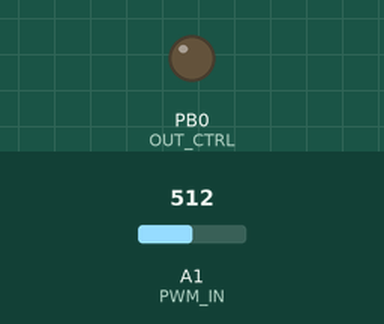
Recording of a sketch running on a simulated ATtiny85, built with avr-gcc and run on an emulated ATtiny85. Shown: output pins drawn as LEDs (lit = HIGH). The inputs (shaded band) are chosen by the test bench; at power-on: A1 (PWM_IN) = 512. Sleep ends after the set time or at an interrupt.

Above: at 1.2 s.
1.3 s: A1 (PWM_IN) set to 502
At 2.6 s:
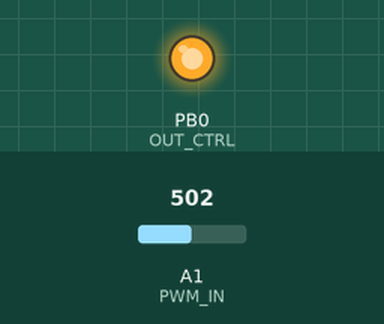
3.0 s: A1 (PWM_IN) set to 534
4.5 s: A1 (PWM_IN) set to 560
At 5.7 s:
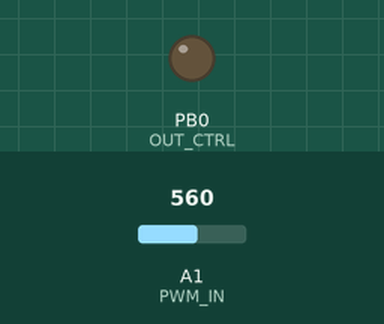
6.0 s: A1 (PWM_IN) set to 511
At 7.6 s:
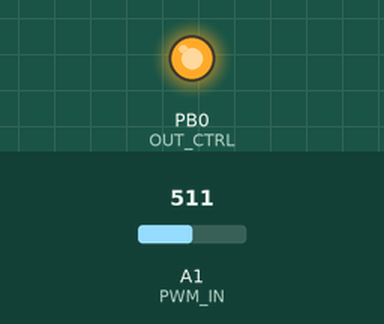
Timing chart, 0 to 8.6 s (numbered marks = the images above; inputs shaded):
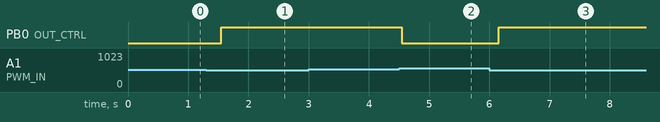

Measured:
- the behaviour switches between 512 and 511 on A1 (PWM_IN) (found by bisection; images 0 and 1)
- the behaviour switches between 551 and 552 on A1 (PWM_IN) (found by bisection; images 1 and 2)
- after the input at 1.3 s, PB0 (OUT_CTRL): LOW → HIGH after 0.25 s
- after the input at 3.0 s, every drawn part: stays the same
- after the input at 4.5 s, PB0 (OUT_CTRL): HIGH → LOW at once
- after the input at 6.0 s, PB0 (OUT_CTRL): LOW → HIGH after 0.15 s

The sketch:

PWM_V1_6_3.ino
```cpp
/*
 * ═══════════════════════════════════════════════════════════════
 * CIRCUIT PWM µC V1.6.3 - ATtiny85
 * ═══════════════════════════════════════════════════════════════
 *
 * Changements vs 1.6.2:
 *   - SYMÉTRIE: Hystérésis haute 260mV → 520mV (±520mV cohérent)
 *   - SEUIL_HAUT_LIMITE: 531 → 511 (SEUIL_HAUT - HYSTERESIS)
 *   - Fenêtre ON: 239-531 → 239-511 (3,10V-6,61V vs 3,10V-6,88V)
 *   - Robustesse bruit haute fréquence améliorée (marge x2,6)
 *   - Documentation mise à jour (fenêtre correcte partout)
 *
 * Historique:
 *   V1.6.3: Hystérésis symétrique ±520mV (recommandé production)
 *   V1.6.2: Nommage corrigé, optimisations, asymétrique
 *   V1.6.1: Version initiale fonctionnelle
 *
 * Version: 1.6.3
 * Date: 14 Novembre 2025 21:00 UTC
 * Compatible: Circuit V1.7.11
 * Flash: ~950 bytes (identique V1.6.2)
 *
 * ═══════════════════════════════════════════════════════════════
 */

#include <avr/sleep.h>
#include <avr/wdt.h>

// ═══════════════════════════════════════════════════════════════
// CONFIGURATION HARDWARE
// ═══════════════════════════════════════════════════════════════

#define PWM_IN      A1          // ADC1 = PB2 = pin7
#define OUT_CTRL    0           // PB0 = pin5

// ═══════════════════════════════════════════════════════════════
// SEUILS ADC - DIVISEUR 33k/20k (k=0,377)
// ═══════════════════════════════════════════════════════════════
//
// Calculs validés Circuit V1.7.11:
//   k = 20k/(33k+20k) = 0,37736
//   ΔV_PWM/count = 5V / 0,377 / 1023 = 12,95 mV/count
//
// Centres de fenêtre:
//   SEUIL_BAS = 219  → 2,84V PWM (limite basse)
//   SEUIL_HAUT = 531 → 6,88V PWM (limite haute)
//
// Hystérésis:
//   HYSTERESIS = 20  → ~260mV ADC = ~520mV PWM (anti-rebond)
//
// ═══════════════════════════════════════════════════════════════

#define SEUIL_BAS   219         // 2,84V PWM (centre bas)
#define SEUIL_HAUT  531         // 6,88V PWM (centre haut)
#define HYSTERESIS  20          // ~260mV ADC = ~520mV PWM

// ═══════════════════════════════════════════════════════════════
// SEUILS DÉRIVÉS AVEC HYSTÉRÉSIS ✅ SYMÉTRIQUE V1.6.3
// ═══════════════════════════════════════════════════════════════
//
// Logique fenêtre avec hystérésis SYMÉTRIQUE ±520mV:
//
//   OFF → ON:  adc ≥ SEUIL_BAS_ON ET adc ≤ SEUIL_HAUT_LIMITE
//              (239 ≤ adc ≤ 511)
//              Zone activation: 3,10V à 6,61V PWM
//
//   ON → OFF:  adc < SEUIL_BAS_LIMITE OU adc > SEUIL_HAUT_ON
//              (adc < 199 OU adc > 551)
//              Désactivation < 2,58V ou > 7,15V PWM
//
// Fenêtre stable ON: 239 à 511 (3,10V à 6,61V PWM) = 272 counts
// Zone hystérésis basse: 199-239 (2,58V-3,10V) = 40 counts = 520mV PWM
// Zone hystérésis haute: 511-551 (6,61V-7,15V) = 40 counts = 520mV PWM
//                                                              ↑ SYMÉTRIQUE
//
// Nomenclature explicite:
//   _ON suffix: Seuil pour ACTIVER sortie (entrée fenêtre)
//   _LIMITE suffix: Seuil pour RESTER dans état actuel (hystérésis)
//
// Avantages symétrie:
//   ✅ Cohérence conceptuelle (±520mV identique)
//   ✅ Robustesse bruit améliorée (marge x2,6 vs x1,3 asymétrique)
//   ✅ Documentation plus claire
//   ✅ Maintenance facilitée
//
// ═══════════════════════════════════════════════════════════════

#define SEUIL_BAS_ON      (SEUIL_BAS + HYSTERESIS)    // 239 → 3,10V PWM (activation)
#define SEUIL_BAS_LIMITE  (SEUIL_BAS - HYSTERESIS)    // 199 → 2,58V PWM (désactivation)
#define SEUIL_HAUT_LIMITE (SEUIL_HAUT - HYSTERESIS)   // 511 → 6,61V PWM (limite activation) ✅ V1.6.3
#define SEUIL_HAUT_ON     (SEUIL_HAUT + HYSTERESIS)   // 551 → 7,15V PWM (désactivation)

// ═══════════════════════════════════════════════════════════════
// PARAMÈTRES MOYENNAGE
// ═══════════════════════════════════════════════════════════════

#define NB_SAMPLES_ACTIF  8     // 8×5ms = 40ms moyennage actif
#define NB_SAMPLES_VEILLE 3     // 3×5ms = 15ms moyennage veille
#define DELAY_SAMPLE      5     // 5ms entre échantillons

// ═══════════════════════════════════════════════════════════════
// VARIABLES GLOBALES
// ═══════════════════════════════════════════════════════════════

bool outputState = false;       // État sortie: false=OFF, true=ON

// ═══════════════════════════════════════════════════════════════
// ISR WATCHDOG (réveil sleep)
// ═══════════════════════════════════════════════════════════════

ISR(WDT_vect) {
  // Interruption watchdog pour réveil sleep
  // Pas d'action nécessaire, juste sortir du sleep
}

// ═══════════════════════════════════════════════════════════════
// FONCTION: Lecture ADC simple
// ═══════════════════════════════════════════════════════════════

uint16_t readADC() {
  return analogRead(PWM_IN);
}

// ═══════════════════════════════════════════════════════════════
// FONCTION: Lecture ADC filtrée ✅ OPTIMISÉ V1.6.2
// ═══════════════════════════════════════════════════════════════
// Moyenne en rejetant min et max (filtre bruit sans tri O(n²))
// ═══════════════════════════════════════════════════════════════

uint16_t readFilteredADC(uint8_t numSamples) {
  uint32_t sum = 0;
  uint16_t minVal = 1023;
  uint16_t maxVal = 0;

  // Acquisition N échantillons espacés de DELAY_SAMPLE ms
  for (uint8_t i = 0; i < numSamples; i++) {
    uint16_t val = readADC();
    sum += val;

    // Track min/max
    if (val < minVal) minVal = val;
    if (val > maxVal) maxVal = val;

    if (i < numSamples - 1) {
      delay(DELAY_SAMPLE);
    }
  }

  // Moyenne en rejetant extrêmes (si ≥3 samples)
  if (numSamples >= 3) {
    return (uint16_t)((sum - minVal - maxVal) / (numSamples - 2));
  }
  else {
    return (uint16_t)(sum / numSamples);
  }
}

// ═══════════════════════════════════════════════════════════════
// FONCTION: Mise à jour état sortie ✅ CORRIGÉ V1.6.2+V1.6.3
// ═══════════════════════════════════════════════════════════════
//
// Logique fenêtre avec hystérésis SYMÉTRIQUE:
//
//   État OFF (outputState=false):
//     Activation si: SEUIL_BAS_ON ≤ adc ≤ SEUIL_HAUT_LIMITE
//                    (239 ≤ adc ≤ 511)
//     Exemples:
//       adc=238 → NON (< 239)
//       adc=240 → OUI → Passe ON
//       adc=510 → OUI → Passe ON
//       adc=512 → NON (> 511)
//
//   État ON (outputState=true):
//     Désactivation si: adc < SEUIL_BAS_LIMITE OU adc > SEUIL_HAUT_ON
//                       (adc < 199 OU adc > 551)
//     Exemples:
//       adc=198 → OUI (< 199) → Passe OFF
//       adc=200 → NON → Reste ON
//       adc=510 → NON → Reste ON
//       adc=512 → NON (512 ≤ 551) → Reste ON ✅ Hystérésis haute
//       adc=550 → NON → Reste ON
//       adc=552 → OUI (> 551) → Passe OFF
//
// Zones hystérésis:
//   Basse: 199-239 (2,58V-3,10V) = 520mV → Reste OFF si descente
//   Haute: 511-551 (6,61V-7,15V) = 520mV → Reste ON si montée
//
// Driver BS170 + P-MOSFET:
//   OUT_CTRL HIGH → BS170 ON → Gate P-MOS 0V → P-MOS ON → Sortie +12V
//   OUT_CTRL LOW  → BS170 OFF → Gate P-MOS +12V → P-MOS OFF → Sortie 0V
//
// ═══════════════════════════════════════════════════════════════

void updateOutputState(uint16_t adcValue) {

  // ───────────────────────────────────────────────────────────
  // ÉTAT OFF → Test activation (entrée dans fenêtre)
  // ───────────────────────────────────────────────────────────
  if (!outputState) {
    // Activation si ADC entre seuils ON
    if (adcValue >= SEUIL_BAS_ON && adcValue <= SEUIL_HAUT_LIMITE) {
      outputState = true;
      digitalWrite(OUT_CTRL, HIGH);   // P-MOSFET ON
    }
  }

  // ───────────────────────────────────────────────────────────
  // ÉTAT ON → Test désactivation (sortie de fenêtre)
  // ───────────────────────────────────────────────────────────
  else {
    // Désactivation si ADC hors limites
    if (adcValue < SEUIL_BAS_LIMITE || adcValue > SEUIL_HAUT_ON) {
      outputState = false;
      digitalWrite(OUT_CTRL, LOW);    // P-MOSFET OFF
    }
  }
}

// ═══════════════════════════════════════════════════════════════
// FONCTION: Mode sleep ✅ CORRIGÉ V1.6.2
// ═══════════════════════════════════════════════════════════════

void enterSleepMode() {
  set_sleep_mode(SLEEP_MODE_PWR_DOWN);  // Mode power-down (~1µA ATtiny)
  sleep_enable();
  sei();                                // Interruptions ON (watchdog)
  sleep_cpu();                          // Dormir
  sleep_disable();                      // Réveil après watchdog
}

// ═══════════════════════════════════════════════════════════════
// SETUP
// ═══════════════════════════════════════════════════════════════

void setup() {
  // ───────────────────────────────────────────────────────────
  // Configuration I/O
  // ───────────────────────────────────────────────────────────
  pinMode(OUT_CTRL, OUTPUT);
  digitalWrite(OUT_CTRL, LOW);        // État repos sûr: P-MOSFET OFF

  // ───────────────────────────────────────────────────────────
  // Configuration ADC
  // ───────────────────────────────────────────────────────────
  analogReference(DEFAULT);           // Référence VCC (5V)
  DIDR0 = (1 << ADC1D);              // Désactive buffer numérique ADC1

  // ───────────────────────────────────────────────────────────
  // Configuration Watchdog (1s timeout) ✅ OPTIMISÉ V1.6.2
  // ───────────────────────────────────────────────────────────
  cli();                              // Désactive interruptions
  MCUSR &= ~(1 << WDRF);             // Clear watchdog reset flag
  WDTCR = (1 << WDCE) | (1 << WDE);  // Enable watchdog change
  WDTCR = (1 << WDIE) | (1 << WDP2); // 1s timeout (WDP2 seul)
  sei();                              // Réactive interruptions

  // Délai stabilisation ADC
  delay(50);
}

// ═══════════════════════════════════════════════════════════════
// LOOP PRINCIPALE ✅ OPTIMISÉ V1.6.2
// ═══════════════════════════════════════════════════════════════

void loop() {

  // ───────────────────────────────────────────────────────────
  // Lecture ADC filtrée
  // ───────────────────────────────────────────────────────────
  uint8_t samples = outputState ? NB_SAMPLES_ACTIF : NB_SAMPLES_VEILLE;
  uint16_t adc = readFilteredADC(samples);

  // ───────────────────────────────────────────────────────────
  // Mise à jour état sortie selon fenêtre
  // ───────────────────────────────────────────────────────────
  updateOutputState(adc);

  // ───────────────────────────────────────────────────────────
  // Gestion sleep/délai selon état ✅ CORRIGÉ V1.6.2
  // ───────────────────────────────────────────────────────────
  if (!outputState) {
    // PWM hors fenêtre → sleep 1s pour économie énergie
    enterSleepMode();
  }
  else {
    // PWM dans fenêtre → polling actif court
    delay(DELAY_SAMPLE);
  }
}

// ═══════════════════════════════════════════════════════════════
// NOTES DÉVELOPPEUR
// ═══════════════════════════════════════════════════════════════
//
// Circuit V1.7.11 requis:
//   - LD1117V50 (régulateur 5V, Iq 5mA)
//   - Diviseur ADC: R1 (33kΩ ±1%) + R2 (20kΩ ±1%) → k=0,377
//   - Protection injection: R3 (470Ω) → I_inj <1mA @ 14,4V
//   - Filtrage RC: R4 (10kΩ) + C2 (4,7µF) = τ 49,2ms
//   - BOD 2,7V (efuse 0xFD) → Cold-crank 6V OK
//   - Driver: BS170 + FQP27P06 P-MOSFET
//
// Seuils terrain V1.6.3 (SYMÉTRIQUE):
//   - Fenêtre ON stable: 3,10V à 6,61V PWM (239-511 ADC) = 272 counts
//   - Hystérésis basse: 2,58V-3,10V (199-239 ADC) = 520mV PWM
//   - Hystérésis haute: 6,61V-7,15V (511-551 ADC) = 520mV PWM ✅ SYMÉTRIQUE
//
// Différences vs V1.6.2:
//   - Fenêtre ON: 239-531 → 239-511 (-7% largeur)
//   - Hystérésis haute: 260mV → 520mV (+100% robustesse)
//   - Cohérence: Asymétrique → Symétrique ✅
//
// Performances V1.6.3:
//   - Flash: ~950 bytes (identique V1.6.2)
//   - Latence activation OFF→ON: <1015ms (identique V1.6.2)
//   - Latence désactivation ON→OFF: <45ms (identique V1.6.2)
//   - Conso repos: 5,24mA (LD1117 dominant)
//   - Robustesse bruit: Marge x2,6 (vs x1,3 asymétrique V1.6.2)
//
// Tests terrain obligatoires:
//   - Vérifier oscillo basculements ±520mV autour 2,84V et 6,88V
//   - Confirmer fenêtre 3,10V-6,61V (vs 3,10V-6,88V V1.6.2)
//   - Mesurer I_repos @ PWM=0V (attendu 5-6mA, GO <10mA)
//   - Vérifier I_injection ADC @ PWM=14,4V (<1mA)
//   - Tester BOD reset @ VCC=2,5-2,9V (cold-crank simulé)
//   - Valider stabilité @ 6,5-6,7V PWM (zone hystérésis haute)
//
// Programmation:
//   - ATtiny retiré, programmé sur adaptateur ISP externe
//   - Pololu USB AVR Programmer v2.1 + Arduino IDE
//   - Fuses: lfuse=0xE2, hfuse=0xDF, efuse=0xFD (BOD 2,7V)
//   - Upload Using Programmer (pas Upload normal)
//
// Migration depuis V1.6.2:
//   - Drop-in replacement (hardware identique)
//   - Tester zone 6,5-6,8V PWM (comportement change)
//   - Si instabilité → revenir V1.6.2 (asymétrique)
//
// ═══════════════════════════════════════════════════════════════
```
